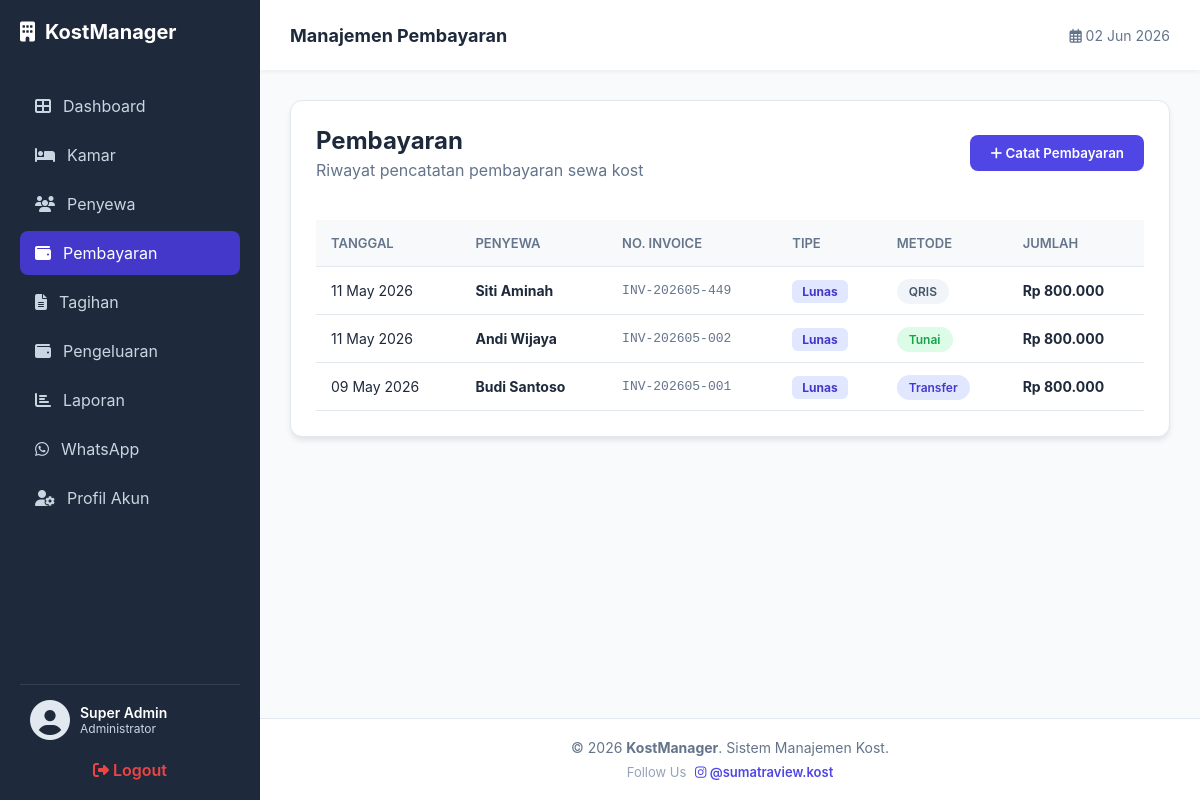
Page /pembayaran.php (signed in) on the committed database.
### tables this page shows
CREATE TABLE `pembayaran` (
  `id_pembayaran` int(11) NOT NULL,
  `id_penghuni` int(11) DEFAULT NULL,
  `tgl_bayar` timestamp NULL DEFAULT current_timestamp(),
  `jumlah_bayar` decimal(10,2) NOT NULL,
  `metode_bayar` varchar(50) NOT NULL,
  `status_pembayaran` enum('lunas','menunggu') DEFAULT 'lunas',
  `no_invoice` varchar(50) DEFAULT NULL,
  `id_tagihan` int(11) DEFAULT NULL
);

CREATE TABLE `penghuni` (
  `id_penghuni` int(11) NOT NULL,
  `nama_lengkap` varchar(100) NOT NULL,
  `no_hp` varchar(15) DEFAULT NULL,
  `email` varchar(100) DEFAULT NULL,
  `nik` varchar(20) DEFAULT NULL,
  `id_user` int(11) DEFAULT NULL,
  `id_kamar` int(11) DEFAULT NULL,
  `tgl_masuk` date DEFAULT NULL,
  `foto_ktp` varchar(255) DEFAULT NULL,
  `catatan` text DEFAULT NULL,
  `jatuh_tempo` date DEFAULT NULL,
  `status_pembayaran` enum('Lunas','Belum Bayar') DEFAULT 'Belum Bayar',
  `status_penyewa` enum('Aktif','Selesai') DEFAULT 'Aktif'
);

### koneksi.php (called while the page is built, shortened)
<?php
function formatRupiah($angka) {
    $hasil_rupiah = "Rp " . number_format($angka, 0, ',', '.');
    return $hasil_rupiah;
}
?>

### pembayaran.php (the view, shortened to what this page needs)
<?php
require 'koneksi.php';
$sql = "SELECT pembayaran.*, penghuni.nama_lengkap
        FROM pembayaran
        JOIN penghuni ON pembayaran.id_penghuni = penghuni.id_penghuni
        ORDER BY tgl_bayar DESC";
$result = mysqli_query($conn, $sql);
?>
<!DOCTYPE html>
<html lang="id">
<head>
    <link rel="stylesheet" href="style.css">
    <link rel="stylesheet" href="https://cdnjs.cloudflare.com/ajax/libs/font-awesome/6.4.0/css/all.min.css">
</head>
<body>
    <?php include 'includes/sidebar.php'; ?>
    <div class="main-wrapper">
        <header class="header">
            <div class="header-left">
                <h2 style="margin: 0; font-size: 18px; color: #1e293b;">Manajemen Pembayaran</h2>
            </div>
            <div class="header-right">
                <span style="color: #64748b; font-size: 14px;"><i class="far fa-calendar-alt"></i> <?= date('d M Y') ?></span>
            </div>
        </header>
        <main class="main-content">
            <div class="data-section">
                <div class="section-header" style="display: flex; justify-content: space-between; align-items: center; margin-bottom: 25px;">
                    <div>
                        <h1 style="margin: 0; font-size: 24px; color: #1e293b;">Pembayaran</h1>
                        <p style="color: #64748b; margin-top: 5px;">Riwayat pencatatan pembayaran sewa kost</p>
                    </div>
                    <button class="btn-add" onclick="document.getElementById('modalBayar').style.display='flex'">
                        <i class="fas fa-plus"></i> Catat Pembayaran
                    </button>
                </div>
                <div style="overflow-x: auto;">
                    <table>
                        <thead>
                            <tr>
                                <th>Tanggal</th>
                                <th>Penyewa</th>
                                <th>No. Invoice</th>
                                <th>Tipe</th>
                                <th>Metode</th>
                                <th>Jumlah</th>
                            </tr>
                        </thead>
                        <tbody>
                            <?php if(mysqli_num_rows($result) > 0): ?>
                                <?php while($row = mysqli_fetch_assoc($result)): ?>
                                <tr>
                                    <td><?= date('d M Y', strtotime($row['tgl_bayar'])) ?></td>
                                    <td><strong><?= htmlspecialchars($row['nama_lengkap']) ?></strong></td>
                                    <td style="color: #64748b; font-family: monospace; font-size: 13px;"><?= htmlspecialchars($row['no_invoice']) ?></td>
                                    <td>
                                        <?php if(strpos($row['no_invoice'], 'DP-') === 0): ?>
                                            <span style="background: #fef3c7; color: #d97706; padding: 4px 10px; border-radius: 6px; font-size: 12px; font-weight: 700;">DP</span>
                                        <?php else: ?>
                                            <span style="background: #e0e7ff; color: #4338ca; padding: 4px 10px; border-radius: 6px; font-size: 12px; font-weight: 700;">Lunas</span>
                                        <?php endif; ?>
                                    </td>
                                    <td>
                                        <?php
                                            $m = $row['metode_bayar'];
                                            $badge_bg = ($m == 'Transfer') ? '#e0e7ff' : (($m == 'Tunai') ? '#dcfce7' : '#f1f5f9');
                                            $badge_color = ($m == 'Transfer') ? '#4338ca' : (($m == 'Tunai') ? '#16a34a' : '#475569');
                                        ?>
                                        <span style="background: <?= $badge_bg ?>; color: <?= $badge_color ?>; padding: 5px 12px; border-radius: 15px; font-size: 12px; font-weight: 600;">
                                            <?= htmlspecialchars($m) ?>
                                        </span>
                                    </td>
                                    <td><strong><?= formatRupiah($row['jumlah_bayar']) ?></strong></td>
                                </tr>
                                <?php endwhile; ?>
                            <?php else: ?>
                                <tr><td colspan="6" style="text-align:center; padding:40px; color:#94a3b8;">Belum ada riwayat pembayaran.</td></tr>
                            <?php endif; ?>
                        </tbody>
                    </table>
                </div>
            </div>
        </main>
        <?php include 'includes/footer.php'; ?>
    </div>
</body>
</html>

### style.css (style rules this page uses)
* { margin: 0; padding: 0; box-sizing: border-box; font-family: 'Inter', sans-serif; }
body { display: flex; background-color: #f8f9fa; min-height: 100vh; }
.main-content { flex: 1; padding: 30px; }
.data-section { background: white; border-radius: 15px; padding: 25px; box-shadow: 0 4px 6px -1px rgba(0,0,0,0.1); }
.section-header { display: flex; justify-content: space-between; align-items: center; margin-bottom: 20px; }
.btn-add { background: #4f46e5; color: white; padding: 10px 20px; border-radius: 8px; text-decoration: none; font-weight: 500; }
table { width: 100%; border-collapse: collapse; margin-top: 10px; }
table th { text-align: left; padding: 15px; background-color: #f8f9fa; color: #64748b; font-size: 13px; text-transform: uppercase; border-bottom: 1px solid #e2e8f0; }
table td { padding: 15px; border-bottom: 1px solid #e2e8f0; color: #1e293b; font-size: 14px; }

### pembayaran.php (style rules this page uses)
:root { --sidebar-width: 260px; --navbar-height: 70px; --primary-dark: #1e293b; }
body { margin: 0; display: flex; background-color: #f8fafc; font-family: 'Inter', sans-serif; }
.main-wrapper { flex: 1; margin-left: var(--sidebar-width); display: flex; flex-direction: column; min-height: 100vh; }
.header { height: var(--navbar-height); background: white; padding: 0 30px; display: flex; align-items: center; justify-content: space-between; box-shadow: 0 2px 4px rgba(0,0,0,0.05); position: sticky; top: 0; z-index: 999; }
.main-content { padding: 30px; flex: 1; }
.data-section { background: white; border-radius: 12px; padding: 25px; border: 1px solid #e2e8f0; box-shadow: 0 4px 6px -1px rgba(0,0,0,0.1); }
table { width: 100%; border-collapse: collapse; margin-top: 15px; }
th { background: #f8fafc; color: #64748b; font-weight: 600; text-align: left; padding: 15px; border-bottom: 2px solid #edf2f7; text-transform: uppercase; font-size: 12px; }
td { padding: 15px; border-bottom: 1px solid #edf2f7; vertical-align: middle; color: #1e293b; font-size: 14px; }
.btn-add { background: #4f46e5; color: white; border: none; padding: 10px 20px; border-radius: 8px; cursor: pointer; font-weight: 600; }

### rows in the picture
pembayaran: tgl_bayar "11 May 2026", id_penghuni.nama_lengkap "Siti Aminah", no_invoice "INV-202605-449", shows "Lunas", metode_bayar "QRIS", jumlah_bayar "Rp 800.000"
pembayaran: tgl_bayar "11 May 2026", id_penghuni.nama_lengkap "Andi Wijaya", no_invoice "INV-202605-002", shows "Lunas", metode_bayar "Tunai", jumlah_bayar "Rp 800.000"
pembayaran: tgl_bayar "09 May 2026", id_penghuni.nama_lengkap "Budi Santoso", no_invoice "INV-202605-001", shows "Lunas", metode_bayar "Transfer", jumlah_bayar "Rp 800.000"

### other values in the picture
$_SESSION['nama_lengkap'] "Super Admin"
